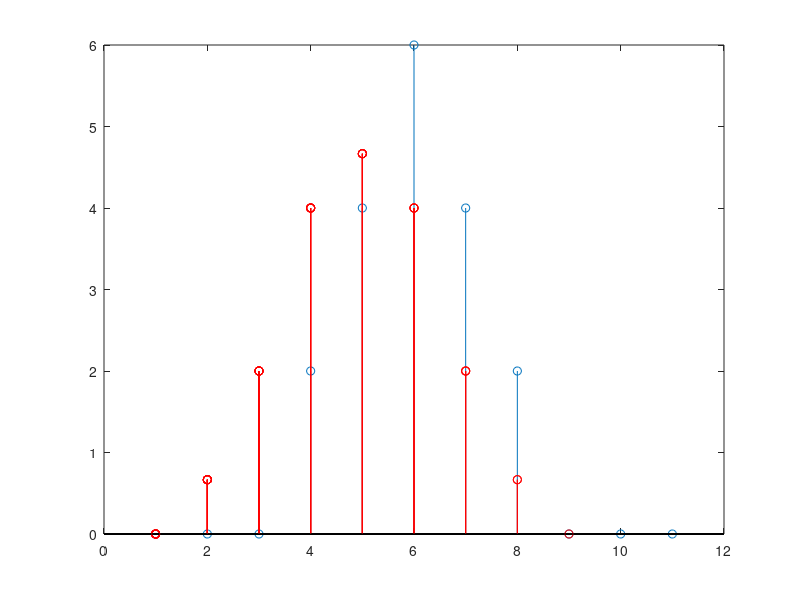

The MATLAB source for this figure:
x=[ 0 0 0 2 4 6 4 2 0 0 0];
stem(x); hold;

y(1)=1/3*(x(1)+x(2)+x(3))
y(2)=1/3*(x(2)+x(3)+x(4))
for n=1:length(x)-2
    y(n)=1/3*(x(n)+x(n+1)+x(n+2))
    stem(y,'ro')
    pause;
end
    